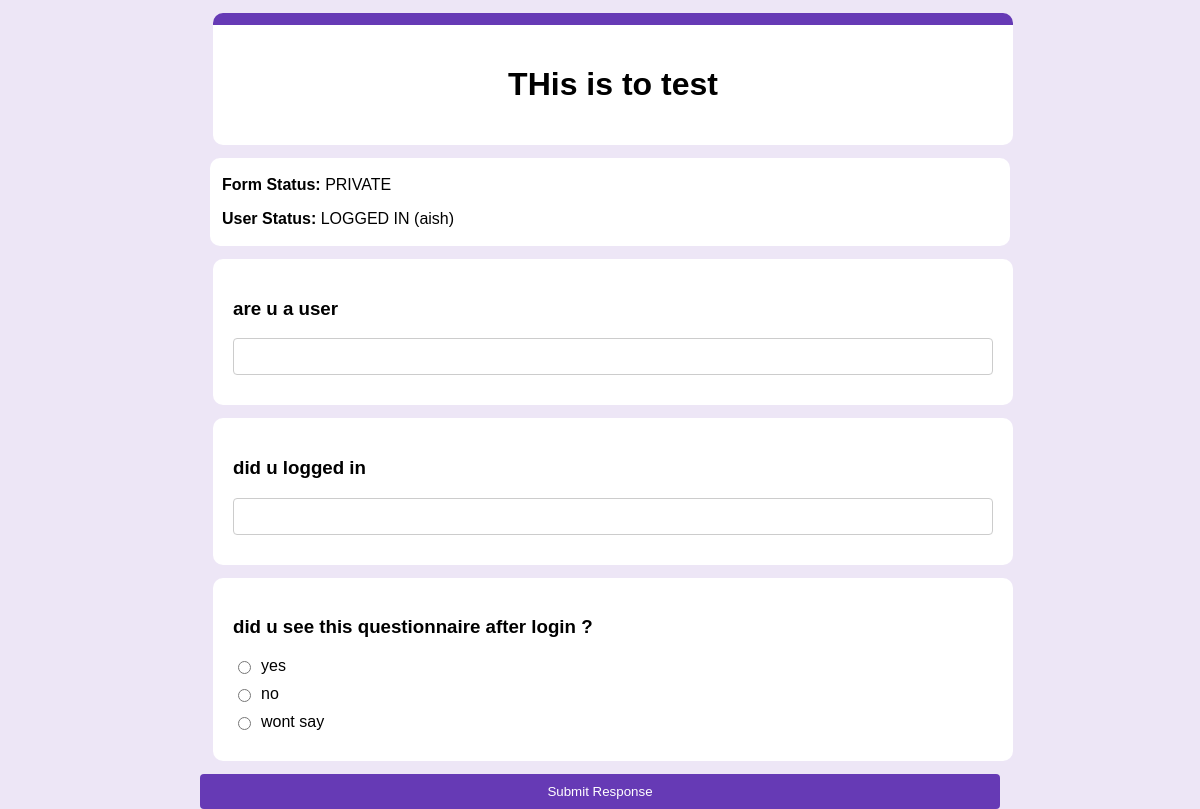
Screenshot of /fill/1/ (signed in) with the database file from the repository.
### accounts/models.py (models this page shows, shortened)
class Questionnaire(models.Model):
    title = models.CharField(max_length=255)
    created_at = models.DateTimeField(auto_now_add=True)
    user = models.ForeignKey(UserProfile, on_delete=models.CASCADE, related_name='questionnaires_users')
    is_public = models.BooleanField(default=True)  # Added field for public/private visibility

class Question(models.Model):
    QUESTION_TYPES = (
        ('short_answer', 'Short Answer'),
        ('paragraph', 'Paragraph'),
        ('multiple_choice', 'Multiple Choice'),
        ('checkboxes', 'Checkboxes'),
        ('dropdown', 'Dropdown'),
        ('linear_scale', 'Linear Scale'),
    )
    questionnaire = models.ForeignKey(Questionnaire, related_name='questions', on_delete=models.CASCADE)
    text = models.CharField(max_length=255)
    question_type = models.CharField(max_length=20, choices=QUESTION_TYPES)

class Option(models.Model):
    question = models.ForeignKey(Question, related_name='options', on_delete=models.CASCADE)
    text = models.CharField(max_length=255)

### accounts/views.py (the view)
# urls.py: path('fill/<int:pk>/', views.FillQuestionnaireView.as_view(), name='fill_questionnaire'),
class FillQuestionnaireView(DetailView):
    model = Questionnaire
    template_name = 'fill_questionnaire.html'
    context_object_name = 'questionnaire'
    def dispatch(self, request, *args, **kwargs):
        self.object = self.get_object()
        if not self.object.is_public and not request.user.is_authenticated:
            next_url = request.path
            messages.info(request, 'Please login to fill this form')
            login_url = f"{reverse('login')}?next={next_url}"
            return redirect(login_url)
        return super().dispatch(request, *args, **kwargs)

### accounts/templates/fill_questionnaire.html (shortened to what this page needs)
{% extends 'base.html' %}
{% block content %}
<form id="responseForm">
    <div class="main">
        <h1>{{ questionnaire.title }}</h1>
    </div>
    <div style="background-color: hsl(0, 0%, 100%); padding: 2px; margin: 0px -10px; margin-bottom: 20px -10px; border-radius: 10px; margin-left:10px">
        <p style="margin-left:10px;"><strong>Form Status:</strong>
            {% if questionnaire.is_public %}PUBLIC{% else %}PRIVATE{% endif %}
        </p>
        <p style="margin-left:10px;"><strong>User Status:</strong>
            {% if user.is_authenticated %}LOGGED IN ({{ user.username }}){% else %}NOT LOGGED IN{% endif %}
        </p>
    </div>
    {% for question in questionnaire.questions.all %}
    <div class="question" data-question-type="{{ question.question_type }}">
        <h3>{{ question.text }}</h3>
        {% if question.question_type == 'short_answer' %}
            <input type="text" name="answer_{{ question.id }}" required>
        {% elif question.question_type == 'paragraph' %}
            <textarea name="answer_{{ question.id }}" required></textarea>
        {% elif question.question_type == 'multiple_choice' %}
            {% for option in question.options.all %}
                <div class="option-container">
                    <label>
                        <input type="radio" name="answer_{{ question.id }}" value="{{ option.id }}" required>
                        {{ option.text }}
                    </label>
                </div>
            {% endfor %}
        {% elif question.question_type == 'dropdown' %}
            <select name="answer_{{ question.id }}" required>
                {% for option in question.options.all %}
                    <option value="{{ option.id }}">{{ option.text }}</option>
                {% endfor %}
            </select>
        {% endif %}
    </div>
    {% endfor %}
    <div class="submit-container">
        <button type="submit" class="submit-btn">Submit Response</button>
    </div>
</form>
{% endblock %}

### accounts/templates/base.html (style rules this page uses)
* { font-family: poppins, Arial, sans-serif; box-sizing: border-box; }
body { margin: 0; padding: 0; background-color: #ede6f6; display: flex; justify-content: center; }
.main { background-color: white; border-top: 12px solid #663ab5; border-radius: 10px; margin: 13px; padding: 20px; text-align: center; }
.question { background-color: white; margin: 13px; padding: 20px; border-radius: 10px; position: relative; }
input[type="text"], textarea, select { width: 100%; padding: 10px; margin-bottom: 10px; border: 1px solid #ccc; border-radius: 4px; }
.submit-btn { width: 100%; padding: 10px; background-color: #663ab5; color: white; border: none; border-radius: 4px; cursor: pointer; }
.option-container { margin-bottom: 10px; display: flex; align-items: center; }
.option-container label { display: flex; align-items: center; flex-grow: 1; }
.option-container input[type="radio"], .option-container input[type="checkbox"] { margin-right: 10px; width: auto; }
.main { background-color: white; border-top: 12px solid #663ab5; border-radius: 10px; margin: 13px; padding: 20px; text-align: center; width: 100%; }
.question { background-color: white; margin: 13px; padding: 20px; border-radius: 10px; position: relative; width: 100%; }

### accounts/templates/fill_questionnaire.html (style rules this page uses)
#responseForm { width: 80%; max-width: 800px; margin: 0 auto; }

### rows the page displays
Questionnaire: title "THis is to test"
Question: text "are u a user"
Question: text "did u logged in"
Question: text "did u see this questionnaire after login ?"
Option: text "yes"
Option: text "no"
Option: text "wont say"

### other values shown
{{ user.username }} "aish"
